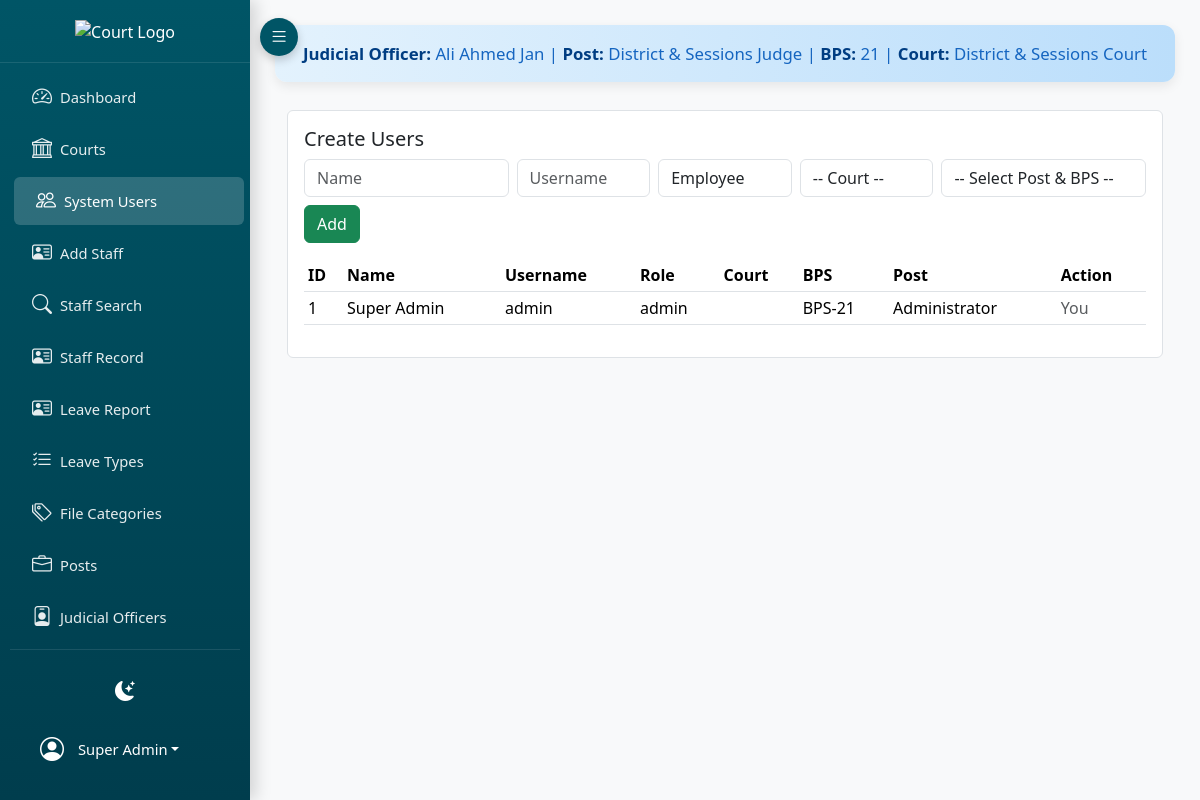
The page /project_root/index.php?page=employees (signed in) on the database its author committed.
### tables this page shows
CREATE TABLE IF NOT EXISTS `employees` (
  `id` int(11) NOT NULL AUTO_INCREMENT,
  `name` varchar(255) NOT NULL,
  `username` varchar(100) NOT NULL,
  `password_hash` varchar(255) NOT NULL,
  `role` enum('admin','reader','employee','librarian') DEFAULT 'employee',
  `court_id` int(11) DEFAULT NULL,
  `taluka` varchar(255) DEFAULT NULL,
  `bps` varchar(20) DEFAULT NULL,
  `post` varchar(100) DEFAULT NULL,
  `contact` varchar(100) DEFAULT NULL,
  `cnic` varchar(50) DEFAULT NULL,
  `joining_date` date DEFAULT NULL,
  `created_at` timestamp NULL DEFAULT CURRENT_TIMESTAMP,
  PRIMARY KEY (`id`),
  UNIQUE KEY `username` (`username`),
  KEY `court_id` (`court_id`)
);

CREATE TABLE IF NOT EXISTS `judicial_officers` (
  `id` int(11) NOT NULL AUTO_INCREMENT,
  `officer_id` int(11) DEFAULT NULL,
  `post_id` int(11) DEFAULT NULL,
  `name` varchar(255) NOT NULL,
  `post` varchar(255) NOT NULL,
  `bps` varchar(20) NOT NULL,
  `court_id` int(11) DEFAULT NULL,
  `created_at` timestamp NULL DEFAULT CURRENT_TIMESTAMP,
  `status` varchar(50) DEFAULT 'Posted',
  `joining_date` date DEFAULT NULL,
  `transferred_date` date DEFAULT NULL,
  `district_id` int(11) DEFAULT NULL,
  `transferred_district` varchar(255) DEFAULT NULL,
  PRIMARY KEY (`id`),
  KEY `court_id` (`court_id`),
  KEY `fk_district` (`district_id`),
  KEY `fk_post` (`post_id`),
  KEY `fk_officer` (`officer_id`)
);

CREATE TABLE IF NOT EXISTS `courts` (
  `id` int(11) NOT NULL AUTO_INCREMENT,
  `name` varchar(255) NOT NULL,
  `district` varchar(255) DEFAULT NULL,
  `taluka` varchar(255) DEFAULT NULL,
  PRIMARY KEY (`id`)
);

### backend/controllers/AdminController.php (called while the page is built, shortened)
<?php
class AdminController {
    public static function employees($pdo) {
        $employees = $pdo->query('SELECT e.*, c.name as court_name
                                  FROM employees e
                                  LEFT JOIN courts c ON e.court_id = c.id
                                  ORDER BY e.id DESC')->fetchAll();
        $roles = ['employee','reader','librarian','admin'];
        include __DIR__ . '/../views/admin_employees.php';
    }
}

### backend/views/admin_employees.php (the view, shortened to what this page needs)
<?php include __DIR__ . '/header.php'; ?>
<div class="card">
  <div class="card-body">
    <h5>Create Users</h5>
    <form method="post" action="?page=save_employee" class="row g-2 mb-3">
      <div class="col-md-3">
        <input class="form-control" name="name" id="emp_name" placeholder="Name" required>
      </div>
      <div class="col-md-2">
        <input class="form-control" name="username" id="emp_username" placeholder="Username" required>
      </div>
      <div class="col-md-2">
        <select class="form-control" name="role" required>
          <?php
            $roles = $roles ?? ['employee','reader','librarian','admin'];
            foreach ($roles as $r) {
                echo '<option value="'.htmlspecialchars($r).'">'.htmlspecialchars(ucfirst($r)).'</option>';
            }
          ?>
        </select>
      </div>
      <div class="col-md-2">
        <select class="form-control" name="court_id">
          <option value="">-- Court --</option>
        </select>
      </div>
      <div class="col-md-3">
        <select class="form-control" name="post_bps" required>
          <option value="">-- Select Post & BPS --</option>
        </select>
      </div>
      <div class="col-md-1">
        <button class="btn btn-success">Add</button>
      </div>
    </form>
    <table class="table table-sm">
      <thead>
        <tr>
          <th>ID</th>
          <th>Name</th>
          <th>Username</th>
          <th>Role</th>
          <th>Court</th>
          <th>BPS</th>
          <th>Post</th>
          <th>Action</th>
        </tr>
      </thead>
      <tbody>
        <?php foreach($employees as $e): ?>
        <tr>
          <td><?= (int)$e['id'] ?></td>
          <td><?= htmlspecialchars($e['name']) ?></td>
          <td><?= htmlspecialchars($e['username']) ?></td>
          <td><?= htmlspecialchars($e['role']) ?></td>
          <td><?= htmlspecialchars($e['court_name'] ?? '') ?></td>
          <td><?= htmlspecialchars($e['bps'] ?? '') ?></td>
          <td><?= htmlspecialchars($e['post'] ?? '') ?></td>
          <td>
            <?php if (isset($_SESSION['user']['id']) && (int)$_SESSION['user']['id'] === (int)$e['id']): ?>
              <span class="text-muted">You</span>
            <?php else: ?>
              <a href="?page=delete_employee&id=<?= urlencode($e['id'])?>" class="btn btn-sm btn-danger" onclick="return confirm('Delete this user?');">Delete</a>
            <?php endif; ?>
          </td>
        </tr>
        <?php endforeach; ?>
      </tbody>
    </table>
  </div>
</div>
<?php include __DIR__ . '/footer.php'; ?>

### backend/views/header.php (shortened to what this page needs)
<?php if (!isset($_SESSION)) session_start();
$user = $_SESSION['user'] ?? null;
$isAdmin = $user && (($user['role'] ?? '') === 'admin');
$judicialInfo = null;
if ($isAdmin && isset($pdo)) {
    try {
        $stmt = $pdo->prepare("
            SELECT jo.name AS officer_name,
                   jo.post AS officer_post,
                   jo.bps AS officer_bps,
                   c.name AS court_name
            FROM judicial_officers jo
            LEFT JOIN courts c ON c.id = jo.court_id
            WHERE jo.post = 'District & Sessions Judge'
              AND jo.status = 'Posted'
            LIMIT 1
        ");
        $stmt->execute();
        $judicialInfo = $stmt->fetch(PDO::FETCH_ASSOC);
    } catch (Throwable $e) {
    }
}
$currentPage = $_GET['page'] ?? 'dashboard';
?>
<!DOCTYPE html>
<html lang="en" data-bs-theme="light">
<head>
    <link href="https://cdn.jsdelivr.net/npm/bootstrap@5.3.2/dist/css/bootstrap.min.css" rel="stylesheet">
    <link href="https://cdn.jsdelivr.net/npm/bootstrap-icons@1.11.3/font/bootstrap-icons.min.css" rel="stylesheet">
</head>
<body>
<div class="sidebar" id="sidebar">
    <div class="logo">
        <img src="../assets/images/DC-LOGO.png" alt="Court Logo">
    </div>
    <div class="menu-scroll">
        <nav class="nav flex-column">
            <a href="?page=dashboard" class="nav-link <?= $currentPage === 'dashboard' ? 'active' : '' ?>">
                <i class="bi bi-speedometer2"></i>
                <span class="nav-text">Dashboard</span>
            </a>
            <?php if ($isAdmin): ?>
            <a href="?page=courts" class="nav-link <?= in_array($currentPage, ['courts']) ? 'active' : '' ?>">
                <i class="bi bi-bank"></i>
                <span class="nav-text">Courts</span>
            </a>
            <a href="?page=employees" class="nav-link <?= in_array($currentPage, ['employees']) ? 'active' : '' ?>">
                <i class="bi bi-people"></i>
                <span class="nav-text">System Users</span>
            </a>
            <a href="?page=employee_details" class="nav-link <?= in_array($currentPage, ['employee_details']) ? 'active' : '' ?>">
                <i class="bi bi-person-vcard"></i>
                <span class="nav-text">Add Staff</span>
            </a>
            <a href="?page=employee_search" class="nav-link <?= in_array($currentPage, ['employee_search', 'employee_profile']) ? 'active' : '' ?>">
                <i class="bi bi-search"></i>
                <span class="nav-text">Staff Search</span>
            </a>
            <a href="?page=files" class="nav-link <?= in_array($currentPage, ['files']) ? 'active' : '' ?>">
                <i class="bi bi-person-vcard"></i>
                <span class="nav-text">Staff Record</span>
            </a>
            <a href="?page=casual_leave_report" class="nav-link <?= in_array($currentPage, ['casual_leave_report']) ? 'active' : '' ?>">
                <i class="bi bi-person-vcard"></i>
                <span class="nav-text">Leave Report </span>
            </a>
            <a href="?page=leave_types" class="nav-link <?= in_array($currentPage, ['leave_types']) ? 'active' : '' ?>">
                <i class="bi bi-list-check"></i>
                <span class="nav-text">Leave Types</span>
            </a>
            <a href="?page=file_categories" class="nav-link <?= in_array($currentPage, ['file_categories']) ? 'active' : '' ?>">
                <i class="bi bi-tags"></i>
                <span class="nav-text">File Categories</span>
            </a>
            <a href="?page=posts" class="nav-link <?= in_array($currentPage, ['posts']) ? 'active' : '' ?>">
                <i class="bi bi-briefcase"></i>
                <span class="nav-text">Posts</span>
            </a>
            <a href="?page=judicial_officers" class="nav-link <?= in_array($currentPage, ['judicial_officers']) ? 'active' : '' ?>">
                <i class="bi bi-person-badge"></i>
                <span class="nav-text">Judicial Officers</span>
            </a>
            <?php endif; ?>
        </nav>
    </div>
    <div class="user-section">
        <div class="dark-toggle" id="darkToggle" title="Toggle Dark Mode">
            <i class="bi bi-moon-stars-fill" id="darkIcon"></i>
        </div>
        <div class="dropdown">
            <a class="nav-link dropdown-toggle text-white d-flex align-items-center px-0" href="#" role="button" data-bs-toggle="dropdown">
                <i class="bi bi-person-circle fs-4 me-2"></i>
                <span class="nav-text"><?= htmlspecialchars($user['name'] ?? 'User') ?></span>
            </a>
        </div>
    </div>
</div>
<button class="toggle-btn" id="toggleBtn">
    <i class="bi bi-list"></i>
</button>
<div class="main-content" id="mainContent">
    <?php if ($isAdmin && $judicialInfo): ?>
    <div class="judicial-bar">
        <strong>Judicial Officer:</strong> <?= htmlspecialchars($judicialInfo['officer_name']) ?> |
        <strong>Post:</strong> <?= htmlspecialchars($judicialInfo['officer_post']) ?> |
        <strong>BPS:</strong> <?= htmlspecialchars($judicialInfo['officer_bps']) ?> |
        <strong>Court:</strong> <?= htmlspecialchars($judicialInfo['court_name'] ?? 'District & Sessions Court Jamshoro') ?>
    </div>
    <?php endif; ?>
    <div class="container-fluid">

### backend/views/header.php (style rules this page uses)
:root { --sidebar-width: 250px; --sidebar-collapsed: 70px; --bg-light: #f8f9fa; --bg-dark: #121212; --card-light: #ffffff; --card-dark: #1e1e1e; --text-light: #212529; --text-dark: #e0e0e0; --border-dark: #444; }
body { background: var(--bg-light); color: var(--text-light); transition: background 0.3s ease, color 0.3s ease; font-family: 'Segoe UI', sans-serif; margin: 0; }
.card { background: var(--card-light); border: 1px solid #dee2e6; transition: all 0.3s ease; }
.sidebar { position: fixed; top: 0; left: 0; width: var(--sidebar-width); height: 100vh; background: linear-gradient(180deg, #005566, #003d4d); color: white; transition: width 0.35s cubic-bezier(0.4, 0, 0.2, 1); z-index: 1000; box-shadow: 6px 0 15px rgba(0,0,0,0.15); display: flex; flex-direction: column; }
.sidebar .logo { padding: 18px 12px; text-align: center; border-bottom: 1px solid rgba(255,255,255,0.1); flex-shrink: 0; }
.sidebar .logo img { height: 45px; max-width: 100%; object-fit: contain; transition: opacity 0.3s ease; }
.sidebar .menu-scroll { flex: 1; overflow-y: auto; overflow-x: hidden; padding: 8px 0; }
.sidebar .nav-link { color: rgba(255,255,255,0.9); padding: 9px 14px; margin: 2px 10px; border-radius: 6px; font-size: 0.92rem; font-weight: 500; transition: all 0.2s ease; display: flex; align-items: center; white-space: nowrap; }
.sidebar .nav-link:hover, .sidebar .nav-link.active { background: rgba(255,255,255,0.18); color: white; transform: translateX(4px); }
.sidebar .nav-link i { font-size: 1.25rem; width: 36px; text-align: center; flex-shrink: 0; }
.dark-toggle { padding: 10px 14px; margin: 6px 10px; text-align: center; cursor: pointer; border-radius: 6px; transition: background 0.2s; }
.dark-toggle i { font-size: 1.25rem; }
.user-section { padding: 10px 14px; margin: 6px 10px 12px; border-top: 1px solid rgba(255,255,255,0.1); flex-shrink: 0; }
.main-content { margin-left: var(--sidebar-width); min-height: 100vh; transition: margin-left 0.35s cubic-bezier(0.4, 0, 0.2, 1); padding: 25px; }
.toggle-btn { position: fixed; top: 18px; left: calc(var(--sidebar-width) + 10px); background: #005566; color: white; border: none; width: 38px; height: 38px; border-radius: 50%; z-index: 1001; transition: left 0.35s ease; box-shadow: 0 4px 10px rgba(0,0,0,0.2); }
.toggle-btn i { font-size: 1.2rem; }
.judicial-bar { background: linear-gradient(90deg, #e3f2fd, #bbdefb); padding: 16px 24px; text-align: center; font-size: 1.05rem; font-weight: 500; color: #1565c0; border-radius: 12px; box-shadow: 0 4px 12px rgba(0,0,0,0.08); margin-bottom: 28px; }
.judicial-bar strong { color: #003d82; font-weight: 700; }

### rows shown on the page
employees: name "Super Admin", id "1", username "admin", role "admin", bps "BPS-21", post "Administrator", shows "You"
judicial_officers: name "Ali Ahmed Jan", post "District & Sessions Judge", bps "21", court.name "District & Sessions Court"

### other values the page prints
form field role "Employee"
